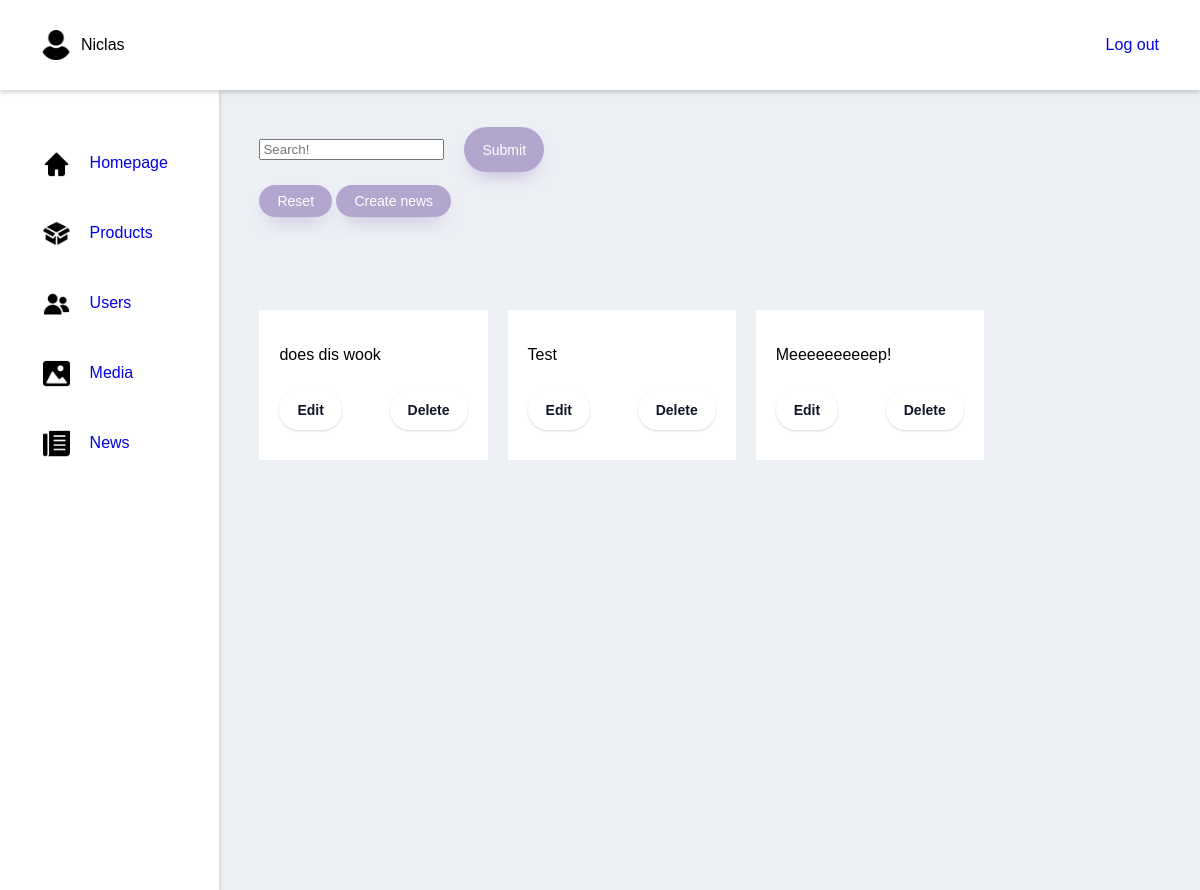
Page /adminNews (signed in) on the earlier database version.
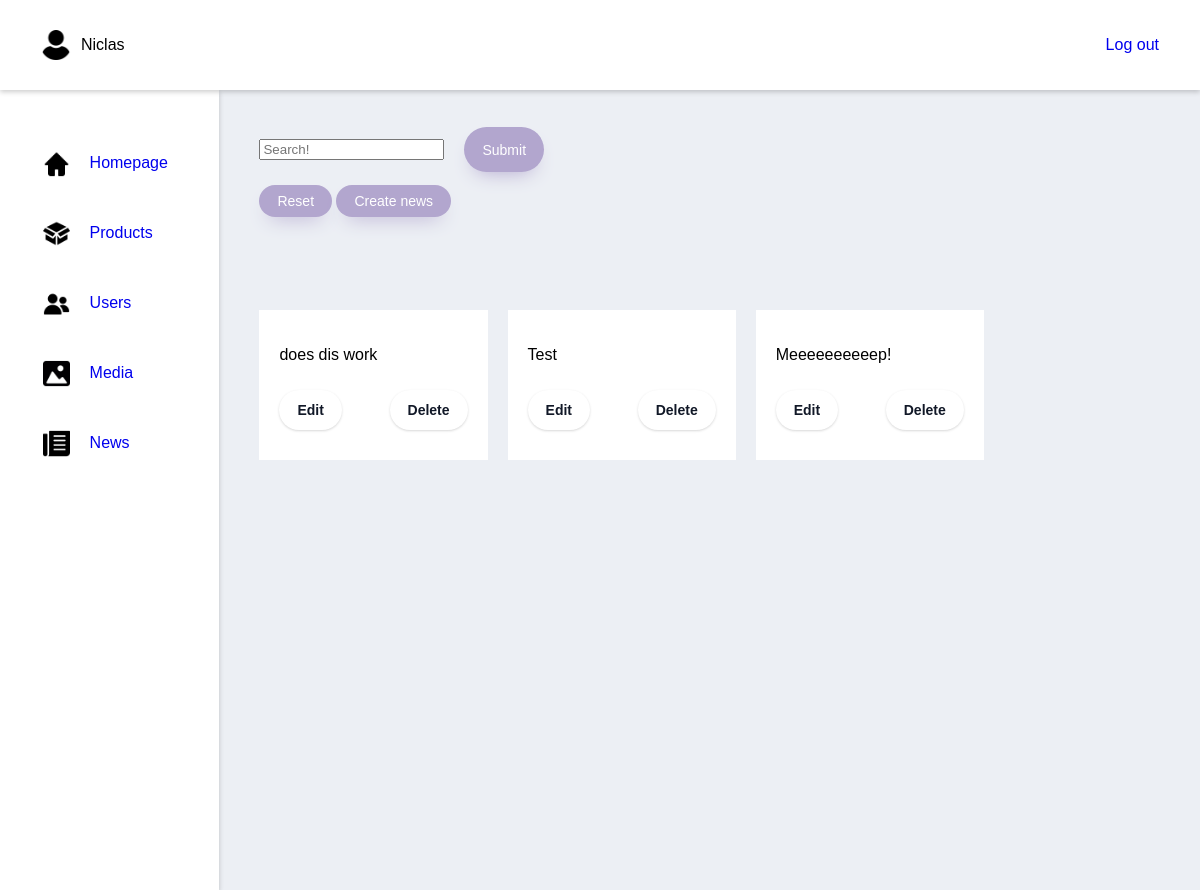
Same page on the later database version.
### tables this page shows
CREATE TABLE IF NOT EXISTS `news` (
  `news_id` int(11) NOT NULL AUTO_INCREMENT,
  `title` varchar(45) NOT NULL,
  `description` text NOT NULL,
  `time` datetime NOT NULL DEFAULT CURRENT_TIMESTAMP,
  `media` varchar(250) DEFAULT NULL,
  PRIMARY KEY (`news_id`)
);

### index.php (called while the page is built, shortened)
<?php
    $request = $_SERVER["REQUEST_URI"];
    $router = new Router($request);
    $router->get('/', 'views/frontend/Home');
    $router->get('/profile', 'views/login/profile');
    $router->get('/editProfileFunction', 'controllers/editProfile');
    $router->get('/loginFunction', 'controllers/login');
    $router->get('/signupFunction', 'controllers/signup');
    $router->get('/logoutFunction', 'controllers/logout');
    $router->get('/Product', 'views/frontend/Product');
    $router->get('/AboutUS', 'views/frontend/AboutUS');
    $router->get('/Contact', 'views/frontend/Contact');
    $router->get('/Checkout', 'views/frontend/Checkout');
    $router->get('/ProductShow', 'views/frontend/ProductShow');
    $router->get('/NewsShow', 'views/frontend/NewsShow');
    $router->get('/Breadcrumb', 'views/frontend/Breadcrumb');
    $router->get('/adminProducts', 'views/backend/products');
    $router->get('/adminUsers', 'views/backend/users');
    $router->get('/adminMedia', 'views/backend/media');
    $router->get('/adminNews', 'views/backend/news');

### models/handlers/newsHandler.php (called while the page is built, shortened)
<?php
$rootPath = "";
require_once $rootPath . "public/dbconn.php";
require_once $rootPath . "models/sql/news.php";
class NewsHandler extends News{
    public $db;
    public function __construct($db) {
        $this->db = $db;
    }
    public function getNews($search){
        if($search == ""){
            $search = "%";
        }else{
            $search = "%" . $search . "%";
        }
        $getNews = $this->db->prepare($this->getNewsQuery);
        $getNews->bindParam(":title", $search);
        $getNews->bindParam(":description", $search);
        $getNews->execute();
        $news = $getNews->fetchAll();
        return $news;
    }
}
$NewsHandler = new NewsHandler($db);

### controllers/getNewsWithFilters.php (called while the page is built)
<?php
    $data = $NewsHandler->getNews(
        isset($_POST['search']) ? $_POST['search'] : ""
    );

### views/backend/news.php (the view, shortened to what this page needs)
<?php
    $rootPath = "";
    require_once $rootPath . "public/dbconn.php";
    require_once $rootPath . "models/handlers/Usershandler.php";
    require_once $rootPath . "models/handlers/newsHandler.php";
    require_once $rootPath . "controllers/createNews.php";
    require_once $rootPath . "controllers/editNews.php";
    require_once $rootPath . "controllers/getNewsWithFilters.php";
    require_once $rootPath . "views/backend/partials/header.php";
    $search = null;
    $page = 0;
?>
<div class="wrapper">
    <form class="Admin-product-handlers" method="POST" action="adminNews">
        <div class="Admin-search-product">
            <input class="input" type="text" name="search" placeholder="Search!" value="<?php echo ($search != null) ? $search : ""; ?>">
            <input class="button submit" type="submit">
        </div>
        <div class="Reset_create_div">
            <a class="button" href="/adminNews">Reset</a>
            <a class="button" href="/adminCreateNews">Create news</a>
        </div>
    </form>
    <?php
        $pageNr = $page;
        $productsPrPage = 10;
        $pageMinIndex = $pageNr * $productsPrPage;
        $pageMaxIndex = $pageMinIndex + $productsPrPage;
    ?>
    <div class="wrapper-main-area">
        <div class="products">
            <?php
                for($i = $pageMinIndex; $i < $pageMaxIndex && $i < count($data); $i++){
                    $indData = $data[$i];
            ?>
                <div class="product">
                    <div class="product-info">
                        <p><?php echo $indData['title'] ?></p>
                    </div>
                    <div class="Edit-Delete-div">
                        <form method="POST" action="adminEditNews">
                            <input class="button-pagination" type="submit" value="Edit">
                        </form>
                        <form method="POST" action="adminNews">
                            <input class="button-pagination" type="submit" value="Delete">
                        </form>
                    </div>
                </div>
            <?php
                }
            ?>
        </div>
    </div>
</div>
<?php
    require_once $rootPath . "views/backend/partials/footer.php";
?>

Differences in the rows shown:
changed news: title "does dis wook" → "does dis work"
